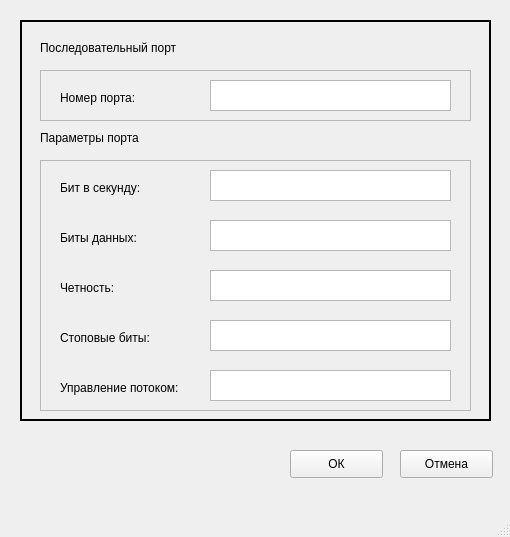
<?xml version="1.0" encoding="UTF-8"?>
<ui version="4.0">
 <class>Parameters</class>
 <widget class="QMainWindow" name="Parameters">
  <property name="geometry">
   <rect>
    <x>0</x>
    <y>0</y>
    <width>510</width>
    <height>537</height>
   </rect>
  </property>
  <property name="windowTitle">
   <string>MainWindow</string>
  </property>
  <widget class="QWidget" name="centralwidget">
   <widget class="QFrame" name="frame">
    <property name="geometry">
     <rect>
      <x>20</x>
      <y>20</y>
      <width>471</width>
      <height>401</height>
     </rect>
    </property>
    <property name="frameShape">
     <enum>QFrame::Box</enum>
    </property>
    <property name="lineWidth">
     <number>2</number>
    </property>
    <property name="midLineWidth">
     <number>1</number>
    </property>
    <widget class="QLabel" name="label">
     <property name="geometry">
      <rect>
       <x>20</x>
       <y>20</y>
       <width>171</width>
       <height>16</height>
      </rect>
     </property>
     <property name="text">
      <string>Последовательный порт</string>
     </property>
    </widget>
    <widget class="QFrame" name="frame_2">
     <property name="geometry">
      <rect>
       <x>20</x>
       <y>50</y>
       <width>431</width>
       <height>51</height>
      </rect>
     </property>
     <property name="frameShape">
      <enum>QFrame::StyledPanel</enum>
     </property>
     <property name="frameShadow">
      <enum>QFrame::Raised</enum>
     </property>
     <widget class="QLabel" name="label_2">
      <property name="geometry">
       <rect>
        <x>20</x>
        <y>20</y>
        <width>91</width>
        <height>16</height>
       </rect>
      </property>
      <property name="text">
       <string>Номер порта:</string>
      </property>
     </widget>
     <widget class="QTextBrowser" name="textBrowser">
      <property name="geometry">
       <rect>
        <x>170</x>
        <y>10</y>
        <width>241</width>
        <height>31</height>
       </rect>
      </property>
      <property name="html">
       <string>&lt;!DOCTYPE HTML PUBLIC &quot;-//W3C//DTD HTML 4.0//EN&quot; &quot;http://www.w3.org/TR/REC-html40/strict.dtd&quot;&gt;
&lt;html&gt;&lt;head&gt;&lt;meta name=&quot;qrichtext&quot; content=&quot;1&quot; /&gt;&lt;style type=&quot;text/css&quot;&gt;
p, li { white-space: pre-wrap; }
&lt;/style&gt;&lt;/head&gt;&lt;body style=&quot; font-family:'MS Shell Dlg 2'; font-size:7.8pt; font-weight:400; font-style:normal;&quot;&gt;
&lt;p style=&quot;-qt-paragraph-type:empty; margin-top:0px; margin-bottom:0px; margin-left:0px; margin-right:0px; -qt-block-indent:0; text-indent:0px;&quot;&gt;&lt;br /&gt;&lt;/p&gt;&lt;/body&gt;&lt;/html&gt;</string>
      </property>
     </widget>
    </widget>
    <widget class="QFrame" name="frame_3">
     <property name="geometry">
      <rect>
       <x>20</x>
       <y>140</y>
       <width>431</width>
       <height>251</height>
      </rect>
     </property>
     <property name="frameShape">
      <enum>QFrame::StyledPanel</enum>
     </property>
     <property name="frameShadow">
      <enum>QFrame::Raised</enum>
     </property>
     <widget class="QLabel" name="label_4">
      <property name="geometry">
       <rect>
        <x>20</x>
        <y>20</y>
        <width>91</width>
        <height>16</height>
       </rect>
      </property>
      <property name="text">
       <string>Бит в секунду:</string>
      </property>
     </widget>
     <widget class="QPlainTextEdit" name="plainTextEdit_2">
      <property name="geometry">
       <rect>
        <x>170</x>
        <y>10</y>
        <width>241</width>
        <height>31</height>
       </rect>
      </property>
     </widget>
     <widget class="QLabel" name="label_5">
      <property name="geometry">
       <rect>
        <x>20</x>
        <y>70</y>
        <width>91</width>
        <height>16</height>
       </rect>
      </property>
      <property name="text">
       <string>Биты данных:</string>
      </property>
     </widget>
     <widget class="QTextBrowser" name="textBrowser_3">
      <property name="geometry">
       <rect>
        <x>170</x>
        <y>60</y>
        <width>241</width>
        <height>31</height>
       </rect>
      </property>
     </widget>
     <widget class="QLabel" name="label_6">
      <property name="geometry">
       <rect>
        <x>20</x>
        <y>120</y>
        <width>91</width>
        <height>16</height>
       </rect>
      </property>
      <property name="text">
       <string>Четность:</string>
      </property>
     </widget>
     <widget class="QTextBrowser" name="textBrowser_4">
      <property name="geometry">
       <rect>
        <x>170</x>
        <y>110</y>
        <width>241</width>
        <height>31</height>
       </rect>
      </property>
     </widget>
     <widget class="QLabel" name="label_7">
      <property name="geometry">
       <rect>
        <x>20</x>
        <y>170</y>
        <width>111</width>
        <height>16</height>
       </rect>
      </property>
      <property name="text">
       <string>Стоповые биты:</string>
      </property>
     </widget>
     <widget class="QTextBrowser" name="textBrowser_5">
      <property name="geometry">
       <rect>
        <x>170</x>
        <y>160</y>
        <width>241</width>
        <height>31</height>
       </rect>
      </property>
     </widget>
     <widget class="QLabel" name="label_8">
      <property name="geometry">
       <rect>
        <x>20</x>
        <y>220</y>
        <width>141</width>
        <height>16</height>
       </rect>
      </property>
      <property name="text">
       <string>Управление потоком:</string>
      </property>
     </widget>
     <widget class="QTextBrowser" name="textBrowser_6">
      <property name="geometry">
       <rect>
        <x>170</x>
        <y>210</y>
        <width>241</width>
        <height>31</height>
       </rect>
      </property>
     </widget>
    </widget>
    <widget class="QLabel" name="label_3">
     <property name="geometry">
      <rect>
       <x>20</x>
       <y>110</y>
       <width>171</width>
       <height>16</height>
      </rect>
     </property>
     <property name="text">
      <string>Параметры порта</string>
     </property>
    </widget>
   </widget>
   <widget class="QPushButton" name="OK_button">
    <property name="geometry">
     <rect>
      <x>290</x>
      <y>450</y>
      <width>93</width>
      <height>28</height>
     </rect>
    </property>
    <property name="text">
     <string>ОК</string>
    </property>
   </widget>
   <widget class="QPushButton" name="Back_button">
    <property name="geometry">
     <rect>
      <x>400</x>
      <y>450</y>
      <width>93</width>
      <height>28</height>
     </rect>
    </property>
    <property name="text">
     <string>Отмена</string>
    </property>
   </widget>
  </widget>
  <widget class="QMenuBar" name="menubar">
   <property name="geometry">
    <rect>
     <x>0</x>
     <y>0</y>
     <width>510</width>
     <height>26</height>
    </rect>
   </property>
  </widget>
  <widget class="QStatusBar" name="statusbar"/>
 </widget>
 <resources/>
 <connections/>
</ui>
